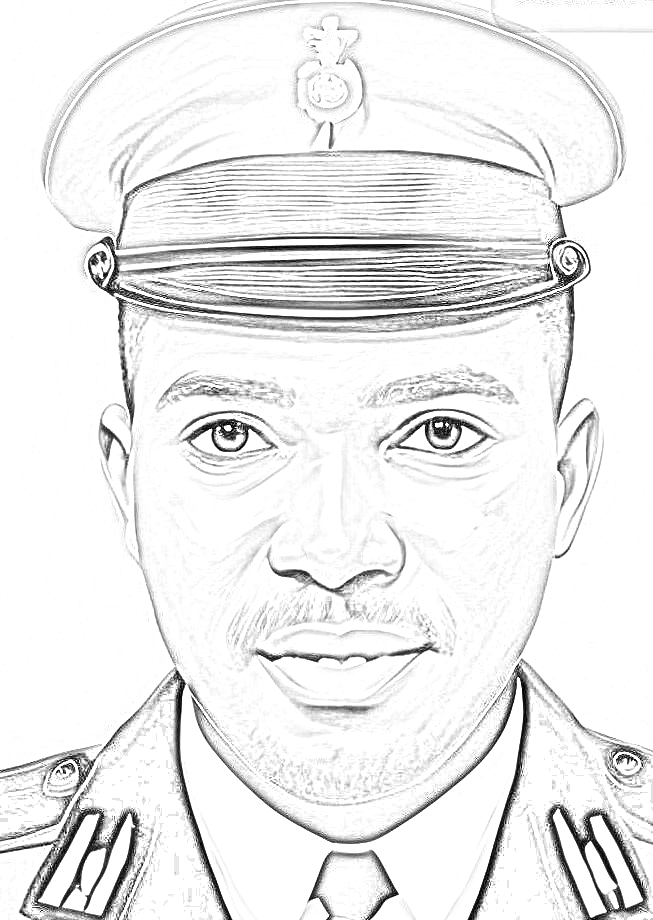
#> input picture results.png, 653 x 920 px
$ python -i pencil_sketch.py   (imports and definitions only)
#> lines starting #> are read from the running program, lines starting #| are printed output that depends on the picture
#> further down, picture is the input picture: shape (920, 653, 3); min 0, max 255, mean 236.5
import cv2
import numpy as np
import tkinter as tk
from tkinter import filedialog
from tkinter import messagebox
from PIL import Image, ImageTk

# Dictionary to store PIL images
images = {"original": None, "sketch": None}


def open_file():
    filepath = filedialog.askopenfilename()
    if not filepath:
        return
    img = cv2.imread(filepath)
    if img is None:
        messagebox.showerror("Error", "Failed to load image.")
        return
    display_image(img, original=True)
    sketch_img = convert_to_sketch(img)
    display_image(sketch_img, original=False)


def convert_to_sketch(img):
    gray_img = cv2.cvtColor(img, cv2.COLOR_BGR2GRAY)
    inverted_img = cv2.bitwise_not(gray_img)
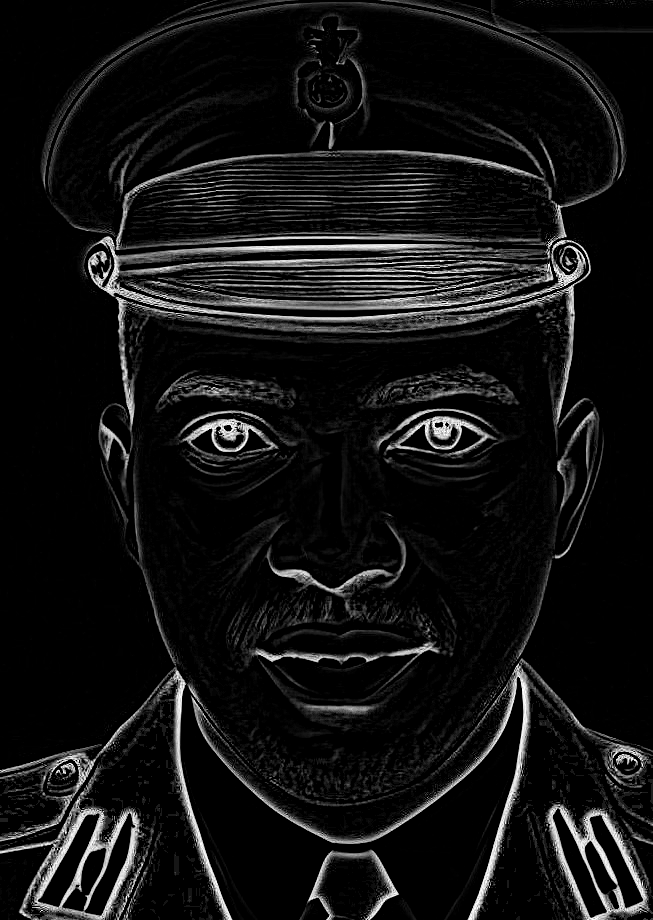
#> inverted_img: shape (920, 653); min 0, max 255, mean 18.5
    blurred_img = cv2.GaussianBlur(inverted_img, (21, 21), sigmaX=0, sigmaY=0)
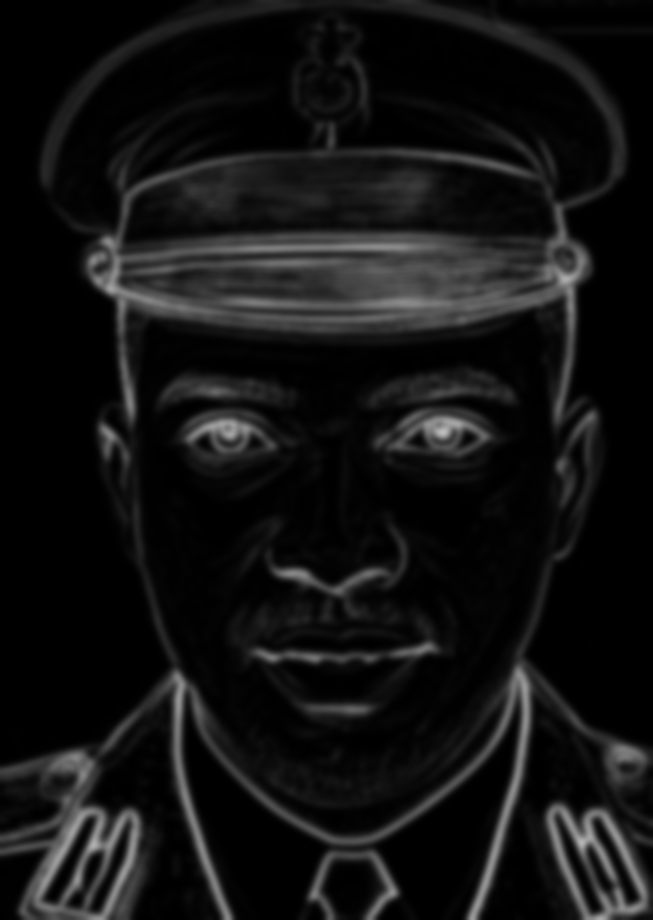
#> blurred_img: shape (920, 653); min 0, max 189, mean 18.5
    inverted_blur_img = cv2.bitwise_not(blurred_img)
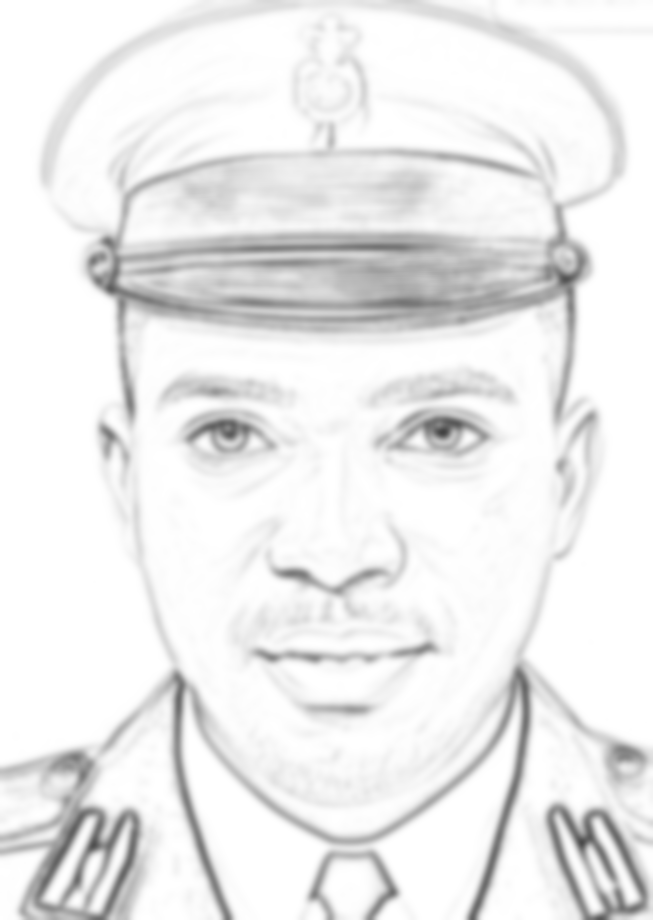
#> inverted_blur_img: shape (920, 653); min 66, max 255, mean 236.5
    sketch_img = cv2.divide(gray_img, inverted_blur_img, scale=256.0)
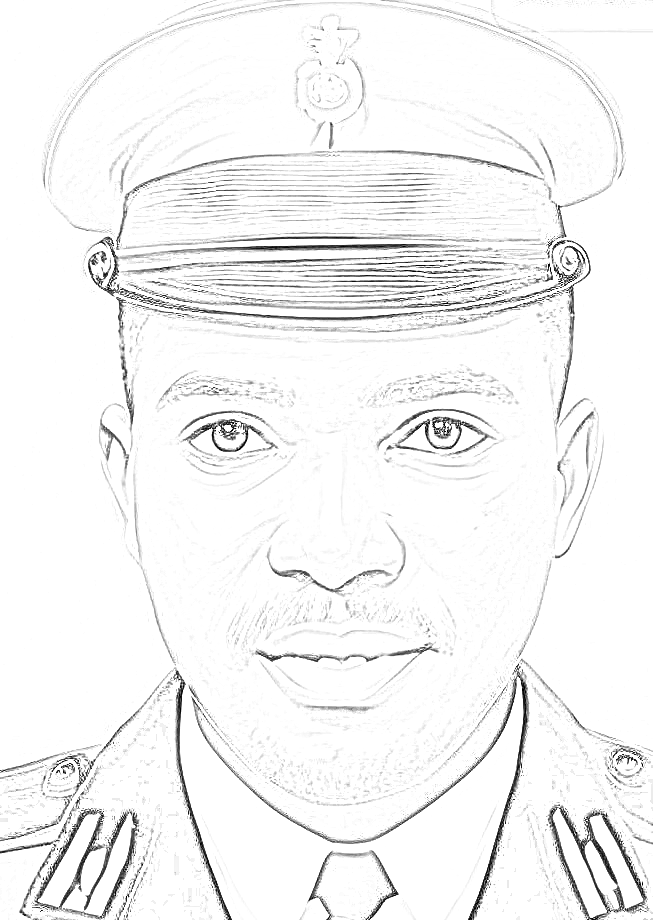
#> sketch_img: shape (920, 653); min 0, max 255, mean 244.6
    return sketch_img


def display_image(img, original):
    img_rgb = cv2.cvtColor(img, cv2.COLOR_BGR2RGB) if len(img.shape) == 3 else cv2.cvtColor(img, cv2.COLOR_GRAY2RGB)
    img_pil = Image.fromarray(img_rgb)
    img_tk = ImageTk.PhotoImage(image=img_pil)

    # Store the PIL image in the dictionary
    if original:
        images["original"] = img_pil
    else:
        images["sketch"] = img_pil

    label = original_image_label if original else sketch_image_label
    label.config(image=img_tk)
    label.image = img_tk


def save_sketch():
    if images["sketch"] is None:
        messagebox.showerror("Error", "No sketch to save.")
        return

    sketch_filepath = filedialog.asksaveasfilename(defaultextension=".png", filetypes=[("PNG files", "*.png")])
    if not sketch_filepath:
        return

    # Save the PIL image (sketch) to the file
    images["sketch"].save(sketch_filepath, "PNG")
    messagebox.showinfo("Saved", "Sketch saved to {}".format(sketch_filepath))

# [4 lines not run here, left out]

# [1 line that did not run here, left out]
# [1 line not run here, left out]

# [1 line that did not run here, left out]
# [1 line not run here, left out]
# [1 line that did not run here, left out]
# [1 line not run here, left out]

# [1 line that did not run here, left out]
# [1 line not run here, left out]

# [1 line that did not run here, left out]
# [1 line not run here, left out]

# [1 line that did not run here, left out]
# [5 lines not run here, left out]

>>> import cv2
>>> picture = cv2.imread('results.png')
>>> result = convert_to_sketch(picture)
